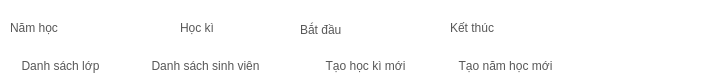
     <widget class="QWidget" name="widget_8" native="true">
      <property name="geometry">
       <rect>
        <x>130</x>
        <y>0</y>
        <width>711</width>
        <height>81</height>
       </rect>
      </property>
      <property name="styleSheet">
       <string notr="true">background-color: rgb(255, 255, 255);</string>
      </property>
      <widget class="QLineEdit" name="schoolYear_4">
       <property name="geometry">
        <rect>
         <x>80</x>
         <y>10</y>
         <width>91</width>
         <height>31</height>
        </rect>
       </property>
       <property name="styleSheet">
        <string notr="true">color: rgba(0, 0, 0, 168);
border:none;
</string>
       </property>
      </widget>
      <widget class="QLineEdit" name="semester">
       <property name="geometry">
        <rect>
         <x>230</x>
         <y>10</y>
         <width>51</width>
         <height>31</height>
        </rect>
       </property>
       <property name="styleSheet">
        <string notr="true">color: rgba(0, 0, 0, 168);
border:none;
</string>
       </property>
      </widget>
      <widget class="QLineEdit" name="startDate">
       <property name="geometry">
        <rect>
         <x>360</x>
         <y>10</y>
         <width>81</width>
         <height>31</height>
        </rect>
       </property>
       <property name="styleSheet">
        <string notr="true">color: rgba(0, 0, 0, 168);
border:none;
</string>
       </property>
      </widget>
      <widget class="QLineEdit" name="endDate">
       <property name="geometry">
        <rect>
         <x>520</x>
         <y>10</y>
         <width>91</width>
         <height>31</height>
        </rect>
       </property>
       <property name="styleSheet">
        <string notr="true">color: rgba(0, 0, 0, 168);
border:none;
</string>
       </property>
      </widget>
      <widget class="QPushButton" name="listClasses">
       <property name="geometry">
        <rect>
         <x>10</x>
         <y>50</y>
         <width>101</width>
         <height>32</height>
        </rect>
       </property>
       <property name="styleSheet">
        <string notr="true">QPushButton{
	border:none;
	color: rgba(0, 0, 0, 168);
	font: 700 13pt &quot;Arial&quot;;
}
QPushButton:Hover
{
	border:none;
	color:rgb(255, 255, 255);
	background-color: rgb(0, 89, 255);
	border-radius:5px;
	font: 700 13pt &quot;Arial&quot;;
}</string>
       </property>
       <property name="text">
        <string>Danh sách lớp</string>
       </property>
      </widget>
      <widget class="QPushButton" name="listStudentInClass">
       <property name="geometry">
        <rect>
         <x>140</x>
         <y>50</y>
         <width>131</width>
         <height>32</height>
        </rect>
       </property>
       <property name="styleSheet">
        <string notr="true">QPushButton{
	border:none;
	color: rgba(0, 0, 0, 168);
	font: 700 13pt &quot;Arial&quot;;
}
QPushButton:Hover
{
	border:none;
	color:rgb(255, 255, 255);
	background-color: rgb(0, 89, 255);
	border-radius:5px;
	font: 700 13pt &quot;Arial&quot;;
}</string>
       </property>
       <property name="text">
        <string>Danh sách sinh viên</string>
       </property>
      </widget>
      <widget class="QPushButton" name="newSemester">
       <property name="geometry">
        <rect>
         <x>300</x>
         <y>50</y>
         <width>131</width>
         <height>32</height>
        </rect>
       </property>
       <property name="styleSheet">
        <string notr="true">QPushButton{
	border:none;
	color: rgba(0, 0, 0, 168);
	font: 700 13pt &quot;Arial&quot;;
}
QPushButton:Hover
{
	border:none;
	color:rgb(255, 255, 255);
	background-color: rgb(0, 89, 255);
	border-radius:5px;
	font: 700 13pt &quot;Arial&quot;;
}</string>
       </property>
       <property name="text">
        <string>Tạo học kì mới</string>
       </property>
      </widget>
      <widget class="QLabel" name="label_15">
       <property name="geometry">
        <rect>
         <x>10</x>
         <y>20</y>
         <width>58</width>
         <height>16</height>
        </rect>
       </property>
       <property name="styleSheet">
        <string notr="true">color: rgba(0, 0, 0, 168);
	font: 700 13pt &quot;Arial&quot;;</string>
       </property>
       <property name="text">
        <string>Năm học</string>
       </property>
      </widget>
      <widget class="QLabel" name="label_16">
       <property name="geometry">
        <rect>
         <x>180</x>
         <y>20</y>
         <width>41</width>
         <height>16</height>
        </rect>
       </property>
       <property name="styleSheet">
        <string notr="true">color: rgba(0, 0, 0, 168);
font: 700 13pt &quot;Arial&quot;;</string>
       </property>
       <property name="text">
        <string>Học kì</string>
       </property>
      </widget>
      <widget class="QLabel" name="label_17">
       <property name="geometry">
        <rect>
         <x>300</x>
         <y>20</y>
         <width>61</width>
         <height>20</height>
        </rect>
       </property>
       <property name="styleSheet">
        <string notr="true">color: rgba(0, 0, 0, 168);
font: 700 13pt &quot;Arial&quot;;</string>
       </property>
       <property name="text">
        <string>Bắt đầu</string>
       </property>
      </widget>
      <widget class="QLabel" name="label_18">
       <property name="geometry">
        <rect>
         <x>450</x>
         <y>20</y>
         <width>58</width>
         <height>16</height>
        </rect>
       </property>
       <property name="styleSheet">
        <string notr="true">color: rgba(0, 0, 0, 168);
font: 700 13pt &quot;Arial&quot;;</string>
       </property>
       <property name="text">
        <string>Kết thúc</string>
       </property>
      </widget>
      <widget class="QPushButton" name="newSchoolYear">
       <property name="geometry">
        <rect>
         <x>440</x>
         <y>50</y>
         <width>131</width>
         <height>32</height>
        </rect>
       </property>
       <property name="styleSheet">
        <string notr="true">QPushButton{
	border:none;
	color: rgba(0, 0, 0, 168);
	font: 700 13pt &quot;Arial&quot;;
}
QPushButton:Hover
{
	border:none;
	color:rgb(255, 255, 255);
	background-color: rgb(0, 89, 255);
	border-radius:5px;
	font: 700 13pt &quot;Arial&quot;;
}</string>
       </property>
       <property name="text">
        <string>Tạo năm học mới</string>
       </property>
      </widget>
     </widget>
